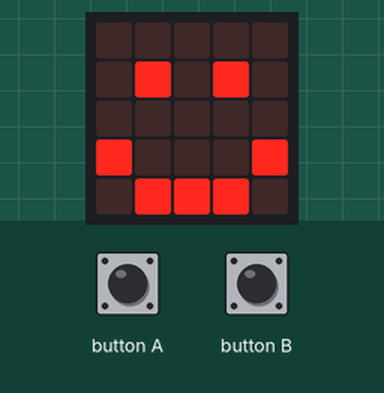
The program below on a simulated BBC micro:bit (MakeCode). On the bench: the board's 5×5 LED display. The inputs (shaded band) are chosen by the test bench.

Above: at 0.1 s.
2.4 s: button A pressed for 0.15 s
At 2.9 s:
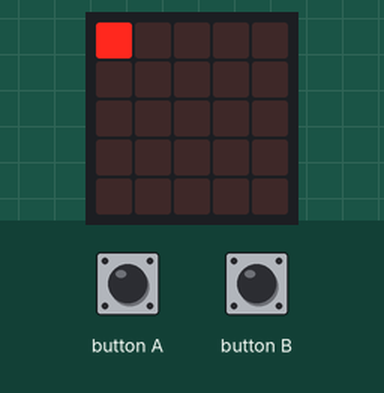
5.5 s: button B pressed for 0.15 s
At 6.0 s:
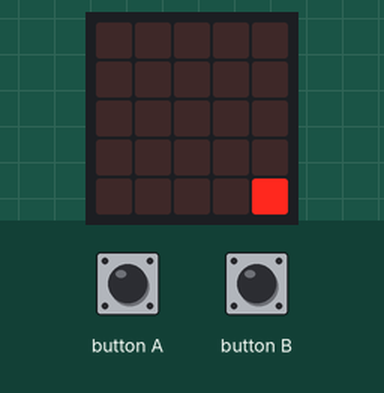
6.2 s: button A pressed for 0.15 s
At 6.51 s:
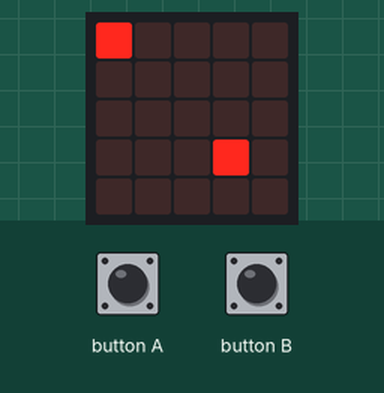
Timing chart, 0 to 9.2 s (numbered marks = the images above; inputs shaded):
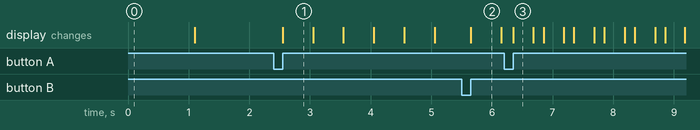

The program:

main.ts
```typescript
// (licence header left out)
//variables
let sprite: game.LedSprite = null
let loopCounter = 0

basic.showIcon(IconNames.Happy)
basic.pause(500)
basic.clearScreen()

input.onButtonPressed(Button.A, function () {
    basic.clearScreen()
    loopCounter = 0
    sprite = game.createSprite(0, 0)

    while (loopCounter <= 4) {
        sprite.set(LedSpriteProperty.X, loopCounter)
        sprite.set(LedSpriteProperty.Y, loopCounter)
        loopCounter = loopCounter + 1
        basic.pause(500)
    }
    sprite.delete()
    basic.showIcon(IconNames.Happy)
})

input.onButtonPressed(Button.B, function () {
    basic.clearScreen()
    loopCounter = 4
    sprite = game.createSprite(4, 4)

    while (loopCounter >= 0) {
        sprite.set(LedSpriteProperty.X, loopCounter)
        sprite.set(LedSpriteProperty.Y, loopCounter)
        loopCounter = loopCounter - 1
        basic.pause(500)
    }
    sprite.delete()
    basic.showIcon(IconNames.Happy)
})
```

Measured:
- after the input at 2.4 s, the display: changes after 0.15 s (image 1)
- after the input at 5.5 s, the display: first differs from a run without the input after 0.15 s (image 2)
- after the input at 6.2 s, the display: changes after 0.15 s (image 3)
- what the display in image 1 shows lasts 0.5 s, from 2.6 s to 3.1 s
